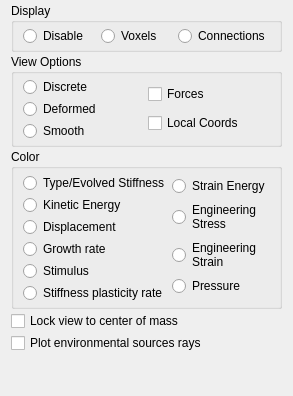
     <widget class="QWidget" name="View">
      <attribute name="title">
       <string>View</string>
      </attribute>
      <layout class="QVBoxLayout" name="verticalLayout_11">
       <property name="spacing">
        <number>2</number>
       </property>
       <property name="topMargin">
        <number>3</number>
       </property>
       <property name="bottomMargin">
        <number>3</number>
       </property>
       <item>
        <widget class="QGroupBox" name="DisplayBox">
         <property name="title">
          <string>Display</string>
         </property>
         <layout class="QHBoxLayout" name="horizontalLayout_12">
          <property name="spacing">
           <number>2</number>
          </property>
          <property name="topMargin">
           <number>3</number>
          </property>
          <property name="bottomMargin">
           <number>3</number>
          </property>
          <item>
           <widget class="QRadioButton" name="DispDisableRadio">
            <property name="text">
             <string>Disable</string>
            </property>
           </widget>
          </item>
          <item>
           <widget class="QRadioButton" name="DispVoxelsRadio">
            <property name="text">
             <string>Voxels</string>
            </property>
           </widget>
          </item>
          <item>
           <widget class="QRadioButton" name="DispConnRadio">
            <property name="text">
             <string>Connections</string>
            </property>
           </widget>
          </item>
         </layout>
        </widget>
       </item>
       <item>
        <widget class="QGroupBox" name="ViewOptionsGroup">
         <property name="title">
          <string>View Options</string>
         </property>
         <layout class="QHBoxLayout" name="horizontalLayout_14">
          <property name="spacing">
           <number>2</number>
          </property>
          <property name="topMargin">
           <number>3</number>
          </property>
          <property name="bottomMargin">
           <number>3</number>
          </property>
          <item>
           <layout class="QVBoxLayout" name="verticalLayout_9">
            <item>
             <widget class="QRadioButton" name="ViewDiscreteRadio">
              <property name="text">
               <string>Discrete</string>
              </property>
             </widget>
            </item>
            <item>
             <widget class="QRadioButton" name="ViewDeformedRadio">
              <property name="text">
               <string>Deformed</string>
              </property>
             </widget>
            </item>
            <item>
             <widget class="QRadioButton" name="ViewSmoothRadio">
              <property name="text">
               <string>Smooth</string>
              </property>
             </widget>
            </item>
           </layout>
          </item>
          <item>
           <layout class="QVBoxLayout" name="verticalLayout_7">
            <item>
             <widget class="QCheckBox" name="ForcesCheck">
              <property name="toolTip">
               <string>Internal forces (currently disabled)</string>
              </property>
              <property name="text">
               <string>Forces</string>
              </property>
             </widget>
            </item>
            <item>
             <widget class="QCheckBox" name="LocalCoordCheck">
              <property name="toolTip">
               <string>Origin and axes of each voxel.</string>
              </property>
              <property name="text">
               <string>Local Coords</string>
              </property>
             </widget>
            </item>
           </layout>
          </item>
         </layout>
        </widget>
       </item>
       <item>
        <widget class="QGroupBox" name="ColorGroup">
         <property name="title">
          <string>Color</string>
         </property>
         <layout class="QHBoxLayout" name="horizontalLayout_11">
          <property name="spacing">
           <number>2</number>
          </property>
          <property name="topMargin">
           <number>4</number>
          </property>
          <property name="bottomMargin">
           <number>3</number>
          </property>
          <item>
           <layout class="QVBoxLayout" name="verticalLayout_10">
            <item>
             <widget class="QRadioButton" name="TypeRadio">
              <property name="toolTip">
               <string>Voxel type/evolved scale/stiffness</string>
              </property>
              <property name="text">
               <string>Type/Evolved Stiffness</string>
              </property>
             </widget>
            </item>
            <item>
             <widget class="QRadioButton" name="KineticERadio">
              <property name="toolTip">
               <string>Internal material strain</string>
              </property>
              <property name="text">
               <string>Kinetic Energy</string>
              </property>
             </widget>
            </item>
            <item>
             <widget class="QRadioButton" name="DisplacementRadio">
              <property name="toolTip">
               <string>Distance from starting point of each voxel</string>
              </property>
              <property name="text">
               <string>Displacement</string>
              </property>
             </widget>
            </item>
            <item>
             <widget class="QRadioButton" name="GrowthRateRadio">
              <property name="toolTip">
               <string>Blue: shrinking tissue Red: expanding tissue</string>
              </property>
              <property name="text">
               <string>Growth rate</string>
              </property>
             </widget>
            </item>
            <item>
             <widget class="QRadioButton" name="StimulusRadio">
              <property name="toolTip">
               <string>Current stimulus from environmental sources</string>
              </property>
              <property name="text">
               <string>Stimulus</string>
              </property>
             </widget>
            </item>
            <item>
             <widget class="QRadioButton" name="StiffnessPlasticityRadio">
              <property name="toolTip">
               <string>Blue: stiffening Red: softening</string>
              </property>
              <property name="text">
               <string>Stiffness plasticity rate</string>
              </property>
             </widget>
            </item>            
           </layout>
          </item>
          <item>
           <layout class="QVBoxLayout" name="verticalLayout_8">
            <property name="spacing">
             <number>1</number>
            </property>
            <item>
             <widget class="QRadioButton" name="StrainERadio">
              <property name="toolTip">
               <string>Internal material strain</string>
              </property>
              <property name="text">
               <string>Strain Energy</string>
              </property>
             </widget>
            </item>
            <item>
             <widget class="QRadioButton" name="StressRadio">
              <property name="toolTip">
               <string>Internal material stress</string>
              </property>
              <property name="text">
               <string>Engineering
Stress</string>
              </property>
             </widget>
            </item>
            <item>
             <widget class="QRadioButton" name="StrainRadio">
              <property name="toolTip">
               <string>Internal material strain</string>
              </property>
              <property name="text">
               <string>Engineering
Strain</string>
              </property>
             </widget>
            </item>
            <item>
             <widget class="QRadioButton" name="PressureRadio">
              <property name="text">
               <string>Pressure</string>
              </property>
             </widget>
            </item>
           </layout>
          </item>
         </layout>
        </widget>
       </item>
       <item>
        <widget class="QCheckBox" name="CoMCheck">
         <property name="text">
          <string>Lock view to center of mass</string>
         </property>
        </widget>
       </item>
       <item>
        <widget class="QCheckBox" name="PlotSourcesRays">
         <property name="text">
          <string>Plot environmental sources rays</string>
         </property>
        </widget>
       </item>       
       <item>
        <spacer name="verticalSpacer_2">
         <property name="orientation">
          <enum>Qt::Vertical</enum>
         </property>
         <property name="sizeHint" stdset="0">
          <size>
           <width>20</width>
           <height>40</height>
          </size>
         </property>
        </spacer>
       </item>
      </layout>
     </widget>
